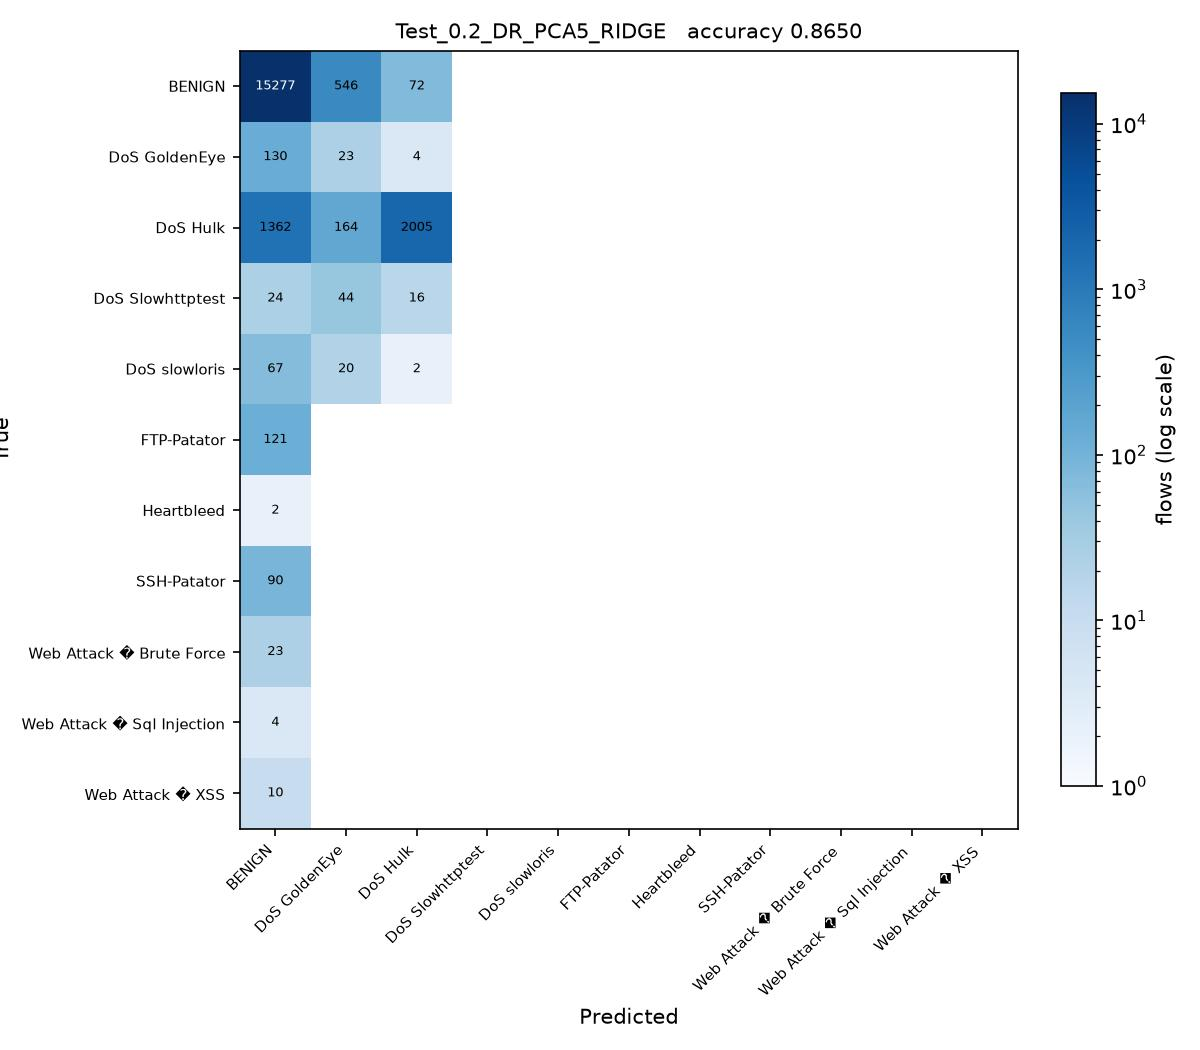

Reproduce this figure in Python.
# Test_0.2_DR_PCA5_RIDGE.py
#
# Test size 0.2  |  PCA, 5 components  |  Ridge Regression (sheet #3)
#
# This is SGDC_60_40.py with the changes marked CHANGE below and nothing else.

import os
from pathlib import Path

# CHANGE 1: find the folder holding the three CSV files and run from there, so
# the plain file names below resolve no matter where this script is started
# from or how deeply it sits inside the project folder.
HERE = Path(__file__).resolve().parent
for PROJECT in [HERE, *HERE.parents]:
    if (PROJECT / 'Tuesday-WorkingHours.pcap_ISCX.csv').exists():
        os.chdir(PROJECT)
        break
else:
    raise SystemExit('Put this folder inside the folder that holds the three '
                     'CIC-IDS2017 CSV files, then run the script again.')
import numpy as np
import pandas as pd

df1 = pd.read_csv('Tuesday-WorkingHours.pcap_ISCX.csv', low_memory=True)
df2 = pd.read_csv('Wednesday-workingHours.pcap_ISCX.csv', low_memory=True)
df3 = pd.read_csv('Thursday-WorkingHours-Morning-WebAttacks.pcap_ISCX.csv', low_memory=True)

dataset = pd.concat([df1, df2, df3], ignore_index=True)

dataset.columns = dataset.columns.str.strip()

# CHANGE 2: a stratified sample of 100000 flows, the same for every run.
# Gradient Boosting builds one tree per class per stage on a single core, so all
# 1.3 million flows would take hours per script. At least 50 flows of every
# class are kept, so the rare attacks stay in the split.
label = dataset.columns[-1]
dataset = pd.concat(
    [g.sample(n=min(len(g), max(50, round(100000 * len(g) / len(dataset)))), random_state=0)
     for _, g in dataset.groupby(label)],
    ignore_index=True
)

X = dataset.iloc[:, :-1]
y = dataset.iloc[:, -1]

X = X.apply(pd.to_numeric, errors='coerce')

X.replace([np.inf, -np.inf], np.nan, inplace=True)

from sklearn.impute import SimpleImputer

imputer = SimpleImputer(missing_values=np.nan, strategy='mean')
X = imputer.fit_transform(X)

from sklearn.preprocessing import LabelEncoder

labelencoder_y = LabelEncoder()
y = labelencoder_y.fit_transform(y)

from sklearn.model_selection import train_test_split

X_train, X_test, y_train, y_test = train_test_split(
    X,
    y,
    test_size=0.2,   # CHANGE 3: test size
    random_state=0,
    stratify=y
)

# CHANGE 4: PCA, from PCA_LDA_KErnel_PCA_CODE.pdf (fit only on training data)
from sklearn.decomposition import PCA

pca = PCA(n_components=5)
X_train = pca.fit_transform(X_train)
X_test = pca.transform(X_test)

# CHANGE 5: Ridge Regression (sheet #3) in place of SGDClassifier
from sklearn.linear_model import Ridge

# Ridge is a regression model, used here exactly as the sheet writes
# it. Its numeric output is turned into a class after predict below.
classifier = Ridge(alpha=1.0)

classifier.fit(X_train, y_train)

y_pred = classifier.predict(X_test) 

# CHANGE 5b: Ridge predicts a number such as 3.4, not a class. Round it to the
# nearest class code and keep it inside the valid codes (0 to 10), so the
# confusion matrix and the scores below can be computed.
y_pred = np.clip(np.rint(y_pred), 0, len(labelencoder_y.classes_) - 1).astype(int)

from sklearn.metrics import confusion_matrix
from sklearn.metrics import accuracy_score
from sklearn.metrics import precision_score
from sklearn.metrics import recall_score
from sklearn.metrics import f1_score
from sklearn.metrics import classification_report

cm = confusion_matrix(y_test, y_pred)

print("Confusion Matrix:\n")
print(cm)

print("\nAccuracy : {:.4f}".format(accuracy_score(y_test, y_pred)))
print("\nPrecision : {:.4f}".format(precision_score(y_test, y_pred, average='weighted')))
print("\nRecall : {:.4f}".format(recall_score(y_test, y_pred, average='weighted')))
print("\nF1 Score : {:.4f}".format(f1_score(y_test, y_pred, average='weighted')))

print("\nClassification Report:\n")
print(classification_report(y_test, y_pred))

# CHANGE 6: save the confusion matrix as Test_0.2_DR_PCA5_RIDGE.jpg and record the result
import matplotlib
matplotlib.use('Agg')
import matplotlib.pyplot as plt
from matplotlib.colors import LogNorm

here = HERE                     # the folder this script sits in
names = [str(c) for c in labelencoder_y.classes_]
fig, ax = plt.subplots(figsize=(8, 7))
im = ax.imshow(cm, cmap='Blues', norm=LogNorm(vmin=1))
ax.set_xticks(range(len(names)), names, rotation=45, ha='right', fontsize=7)
ax.set_yticks(range(len(names)), names, fontsize=7)
ax.set_xlabel('Predicted')
ax.set_ylabel('True')
ax.set_title('Test_0.2_DR_PCA5_RIDGE   accuracy {:.4f}'.format(accuracy_score(y_test, y_pred)), fontsize=10)
for i in range(cm.shape[0]):
    for j in range(cm.shape[1]):
        if cm[i, j]:
            ax.text(j, i, cm[i, j], ha='center', va='center', fontsize=6,
                    color='white' if cm[i, j] > cm.max() / 3 else 'black')
fig.colorbar(im, ax=ax, fraction=0.04, label='flows (log scale)')
fig.tight_layout()
fig.savefig(here / 'Test_0.2_DR_PCA5_RIDGE.jpg', dpi=150)
plt.close(fig)

row = pd.DataFrame([{
    'Test': 0.2, 'DR': 'PCA5', 'Clas': 'RIDGE',
    'Acc': round(accuracy_score(y_test, y_pred), 4),
    'Pre': round(precision_score(y_test, y_pred, average='weighted'), 4),
    'Rec': round(recall_score(y_test, y_pred, average='weighted'), 4),
    'F1': round(f1_score(y_test, y_pred, average='weighted'), 4),
    'script': 'Test_0.2_DR_PCA5_RIDGE',
}])
# one file per run, so several scripts can run at the same time without
# overwriting each other. 21_run_45_mix.py merges them into the Excel sheet.
out = PROJECT / 'results' / 'parts_mix' / 'Test_0.2_DR_PCA5_RIDGE.csv'
out.parent.mkdir(parents=True, exist_ok=True)
row.to_csv(out, index=False)
